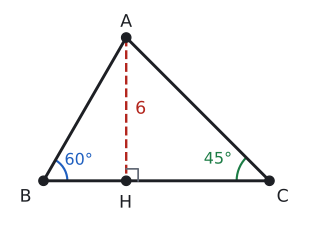

This chart was generated by the following Python code:
import sys; sys.path.insert(0, "tools")
from cizim import *

def uz(P, Q): return round(float(np.linalg.norm(np.asarray(P, float) - np.asarray(Q, float))), 3)
def kenar(ax, P, Q, metin, G, d=0.35, renk=YAZI, fs=13):
    """[PQ] kenarının ortasına, G noktasından uzak tarafa etiket."""
    P, Q = np.asarray(P, float), np.asarray(Q, float); M = (P + Q) / 2
    u = (Q - P) / np.linalg.norm(Q - P); v = np.array([-u[1], u[0]])
    if np.dot(v, M - np.asarray(G, float)) < 0: v = -v
    ax.text(*(M + d * v), metin, ha="center", va="center", color=renk, fontsize=fs)
def dik(ax, K, P, Q, s=0.25, renk=SOLUK):
    """K köşesinde KP ile KQ arasındaki dik açı işareti."""
    K, P, Q = (np.asarray(t, float) for t in (K, P, Q))
    u = (P - K) / np.linalg.norm(P - K) * s; v = (Q - K) / np.linalg.norm(Q - K) * s
    ax.plot(*zip(K + u, K + u + v, K + v), color=renk, lw=1.3)
def aci_olc(K, P, Q):
    K = np.asarray(K, float); u, v = np.asarray(P, float) - K, np.asarray(Q, float) - K
    return round(float(np.degrees(np.arccos(np.dot(u, v) / np.linalg.norm(u) / np.linalg.norm(v)))), 3)

# ABC üçgeni: m(B)=60°, m(C)=45°, [AH] ⊥ [BC], |AH|=6. (|BH| = 2√3, |HC| = 6)
k = 0.4
H = np.array([0.0, 0.0]); A = np.array([0.0, 6 * k]); B = np.array([-2 * np.sqrt(3) * k, 0.0]); C = np.array([6 * k, 0.0])
print("AH", uz(A, H) / k, "BH", uz(B, H) / k, "HC", uz(H, C) / k, "B", aci_olc(B, A, C), "C", aci_olc(C, A, B))
fig, ax = sekil(4, 3); ax.set_aspect("equal"); ax.axis("off")
ax.plot(*zip(B, C, A, B), color=YAZI)
ax.plot(*zip(A, H), color=KIRMIZI, lw=1.8, ls="--")
dik(ax, H, A, C, s=0.2)
ax.text(H[0] + 0.15, A[1] / 2, "6", color=KIRMIZI, fontsize=13, ha="left", va="center")
aci(ax, B, C, A, r=0.4, ad="60°", renk=MAVI)
aci(ax, C, A, B, r=0.55, ad="45°", renk=YESIL)
nokta(ax, *A, "A", dx=-0.1, dy=0.18); nokta(ax, *B, "B", dx=-0.4, dy=-0.35); nokta(ax, *C, "C", dx=0.12, dy=-0.35)
nokta(ax, *H, "H", dx=-0.12, dy=-0.45)
ax.set_xlim(B[0] - 0.6, C[0] + 0.6); ax.set_ylim(-0.6, A[1] + 0.5)
kaydet(fig, __file__)
